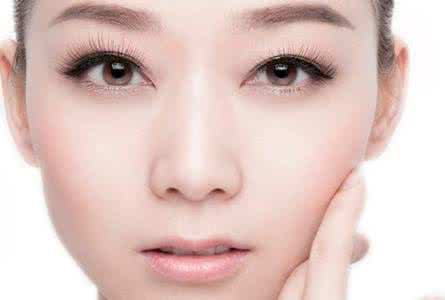
#> input picture NUS-natual/hw4/partII/test14.png, 445 x 300 px
$ python partII.py
#> lines starting #> are read from the running program, lines starting #| are printed output that depends on the picture; after the words box and inside, x2 and y2 are one past the last pixel; in counts of white or black regions, pixels touching at a corner belong together
import cv2
import os

def detect_face(img_name):
#> called with img_name = 'test14.png'
	face_cascade = cv2.CascadeClassifier('haarcascade_frontalface_default.xml')#default为轻量级检测，容易出现失误，可以使用alt，alt2
	# 'haarcascade_frontalface_default.xml' is provided by opencv, you can find it ine the opencv folder
	img = cv2.imread(img_name)
#> img is the input picture: shape (300, 445, 3); mean B, G, R 195, 200.4, 225.5
	gray = cv2.cvtColor(img, cv2.COLOR_BGR2GRAY)#将图片转化为灰度图
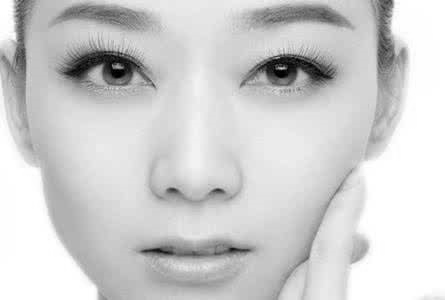
#> gray: shape (300, 445); min 0, max 255, mean 207.3
	faces = face_cascade.detectMultiScale(gray)#判断该灰度图是否是脸
#> faces = ()
	if not len(faces):
		print('no face detected for', img_name)
	else:
		print(len(faces), 'faces detected for', img_name)

		for (x, y, w, h) in faces:#返回值faces为人脸坐标和大小，w为宽，h为长
			cv2.rectangle(img, (x,y),(x+w, y+h), (255,0,0),2)#绘制矩形，分别为图片，两个关键坐标，颜色，线的类型

		cv2.imwrite(img_name[:-4]+'_result'+img_name[-4:], img)#命名，前四后四

if __name__=='__main__':
	#write your code here
    os.chdir("C:\\Users\魏硕\Desktop\hw4\partII")
    detect_face('test14.png')

$ run again, with NUS-natual/hw4/partII/test1.png copied over NUS-natual/hw4/partII/test14.png
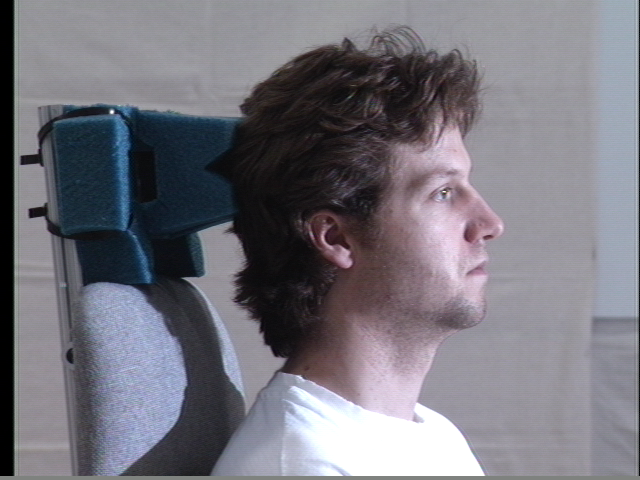
#> input picture NUS-natual/hw4/partII/test1.png, 640 x 480 px
#> in detect_face, img is the input picture: shape (480, 640, 3); mean B, G, R 124.8, 116.3, 117.8
#> in detect_face, `gray = cv2.cvtColor(img, cv2.COLOR_BGR2GRAY)#将图片转化为灰度图`:
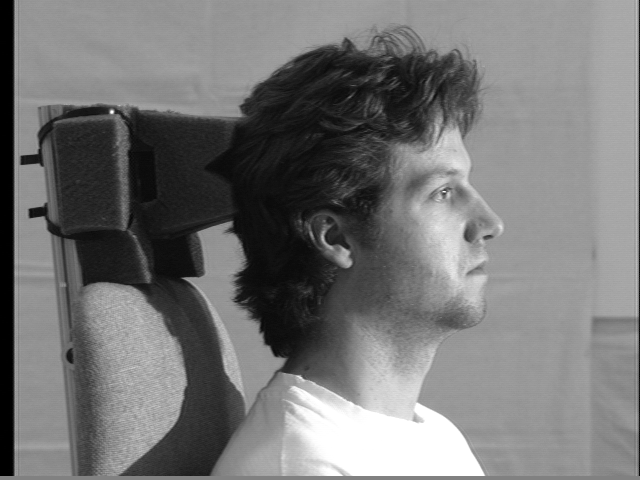
#> gray: shape (480, 640); min 0, max 255, mean 117.7
#> faces = ()

$ run again, with NUS-natual/hw4/partII/test10.png copied over NUS-natual/hw4/partII/test14.png
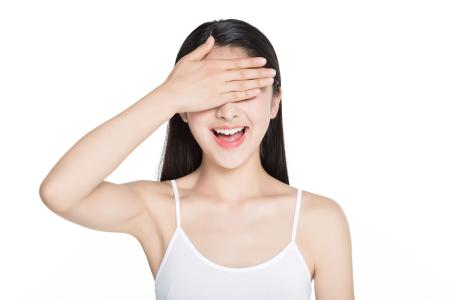
#> input picture NUS-natual/hw4/partII/test10.png, 450 x 300 px
#> in detect_face, img is the input picture: shape (300, 450, 3); mean B, G, R 224.5, 228.9, 237.5
#> in detect_face, `gray = cv2.cvtColor(img, cv2.COLOR_BGR2GRAY)#将图片转化为灰度图`:
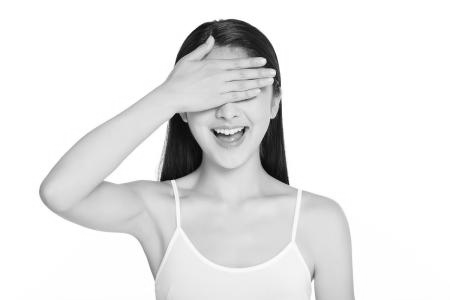
#> gray: shape (300, 450); min 2, max 255, mean 231
#> faces = ()

$ run again, with NUS-natual/hw4/partII/test11.png copied over NUS-natual/hw4/partII/test14.png
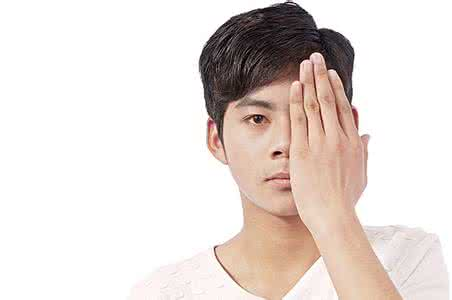
#> input picture NUS-natual/hw4/partII/test11.png, 452 x 300 px
#> in detect_face, img is the input picture: shape (300, 452, 3); mean B, G, R 216.6, 221.2, 230.6
#> in detect_face, `gray = cv2.cvtColor(img, cv2.COLOR_BGR2GRAY)#将图片转化为灰度图`:
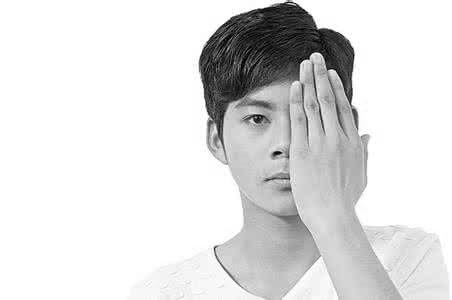
#> gray: shape (300, 452); min 0, max 255, mean 223.5
#> faces = [[198, 58, 162, 162]]
#| 1 faces detected for test14.png
#> the loop in detect_face, `for (x, y, w, h) in faces:#返回值faces为人脸坐标和大小，w为宽，h为长` made 1 pass
#> after the loop in detect_face, `for (x, y, w, h) in faces:#返回值faces为人脸坐标和大小，w为宽，h为长`:
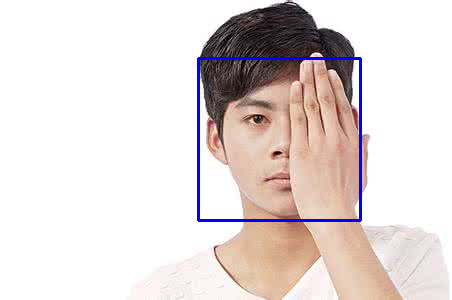
#> img: shape (300, 452, 3); 1.43% of pixels changed, all inside (x1, y1, x2, y2) = (197, 57, 362, 222)
